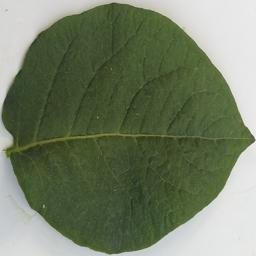
#> input picture kentang.jpg, 256 x 256 px
$ python 'fp backup.py'
#> lines starting #> are read from the running program, lines starting #| are printed output that depends on the picture; long printed decimals are rounded
import numpy as np
import cv2


def normalitation(input):
    output = input/255
    return output

def grayscale(image):
    gray = np.zeros(image.shape[:2], dtype=np.uint8)
    for i in range(image.shape[0]):
        for j in range(image.shape[1]):
            b, g, r = image[i, j]
            gray[i, j] = int(0.299 * r + 0.587 * g + 0.114 * b)
    return gray


def conv2d(image, kernel):
    image_height, image_width = image.shape
    kernel_height, kernel_width = kernel.shape

    output_height = image_height - kernel_height + 1
    output_width = image_width - kernel_width + 1

    output = np.zeros((output_height, output_width))

    for i in range(output_height):
        for j in range(output_width):
            output[i, j] = np.sum(image[i:i+kernel_height, j:j+kernel_width] * kernel)
    return output

def conv2d_rgb(image, kernel):

    assert image.shape[2] == 3, "Citra harus memiliki 3 channel (RGB)"

    image_height, image_width, num_channels = image.shape
    kernel_height, kernel_width = kernel.shape[:2]

    output_height = image_height - kernel_height + 1
    output_width = image_width - kernel_width + 1

    output = np.zeros((output_height, output_width))


    for c in range(num_channels):
        for i in range(output_height):
            for j in range(output_width):
                output[i, j] += np.sum(image[i:i+kernel_height, j:j+kernel_width, c] * kernel)

    return output


def max_pooling(feature_map, size=2, stride=2):
    pooled_height = (feature_map.shape[0] - size) // stride + 1
    pooled_width = (feature_map.shape[1] - size) // stride + 1

    pooled = np.zeros((pooled_height, pooled_width))

    for i in range(0, pooled_height, stride):
        for j in range(0, pooled_width, stride):
            pooled[i//stride, j//stride] = np.max(feature_map[i:i+size, j:j+size])

    return pooled

def relu(x):
    return np.maximum(0, x)

def dense(inputs, weights, bias):
    return relu(np.dot(inputs, weights) + bias)

def softmax(x):
    exp_x = np.exp(x - np.max(x))  # Untuk stabilitas numerik
    return exp_x / np.sum(exp_x)


kernel = np.array([[1, 0, -1],
                   [1, 0, -1],
                   [1, 0, -1]])

image = cv2.imread('kentang.jpg')
#> image is the input picture: shape (256, 256, 3); mean B, G, R 101.1, 125.5, 114.7

grayscale_image=grayscale(image)
#> after the loop in grayscale, `for i in range(image.shape[0]):`:
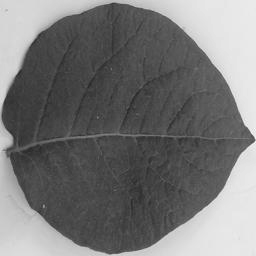
#> gray: shape (256, 256); min 39, max 253, mean 119

norm_image=normalitation(grayscale_image) #grayscale
norm_image_rgb=normalitation(image) #rgb

conv_image=conv2d(norm_image,kernel)
#> after the loop in conv2d, `for i in range(output_height):`:
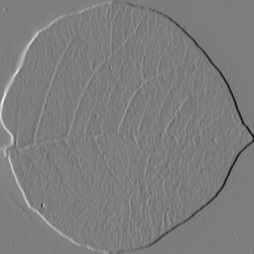
#> output: shape (254, 254) float64; min -1.63, max 1.68, mean -0.00268; drawn with min black and max white
conv_image_rgb=conv2d_rgb(norm_image_rgb,kernel)

conv_image=relu(conv_image)
#> in relu, `return np.maximum(0, x)`:
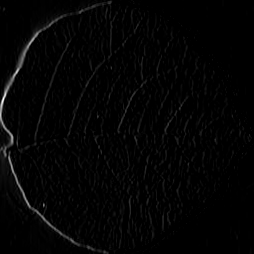
#> returned value: shape (254, 254) float64; min 0, max 1.68, mean 0.0283; drawn with min black and max white
conv_image_rgb=relu(conv_image_rgb)


max_pooling_image=max_pooling(conv_image,size=2,stride=2)
#> after the loop in max_pooling, `for i in range(0, pooled_height, stride):`:
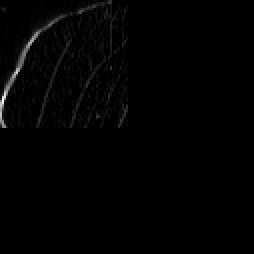
#> pooled: shape (127, 127) float64 (shown 2 times larger); min 0, max 1.68, mean 0.0174; drawn with min black and max white
max_pooling_image_2=max_pooling(conv_image_rgb,size=2,stride=2)


inputs = max_pooling_image_2.flatten()
#> inputs = 16129 values, max 5.06 at index 6224, min 0 at index 0, mean 0.0533
weights = np.random.rand(inputs.size, 3)
bias = np.random.rand(3)
print(bias)

dense_output = dense(inputs, weights, bias)
#> dense_output = [428.3, 422.1, 406.2]

probabilities = softmax(dense_output)
#> in softmax, `exp_x = np.exp(x - np.max(x))`: exp_x = [1, 0.00206, 2.66e-10]
#> probabilities = [0.998, 0.00206, 2.66e-10]
print(dense_output)
#| [428.290 422.107 406.245]
print(probabilities)
#| [9.97941508e-01 2.05849161e-03 2.65900933e-10]
# print(relu_image_2)
